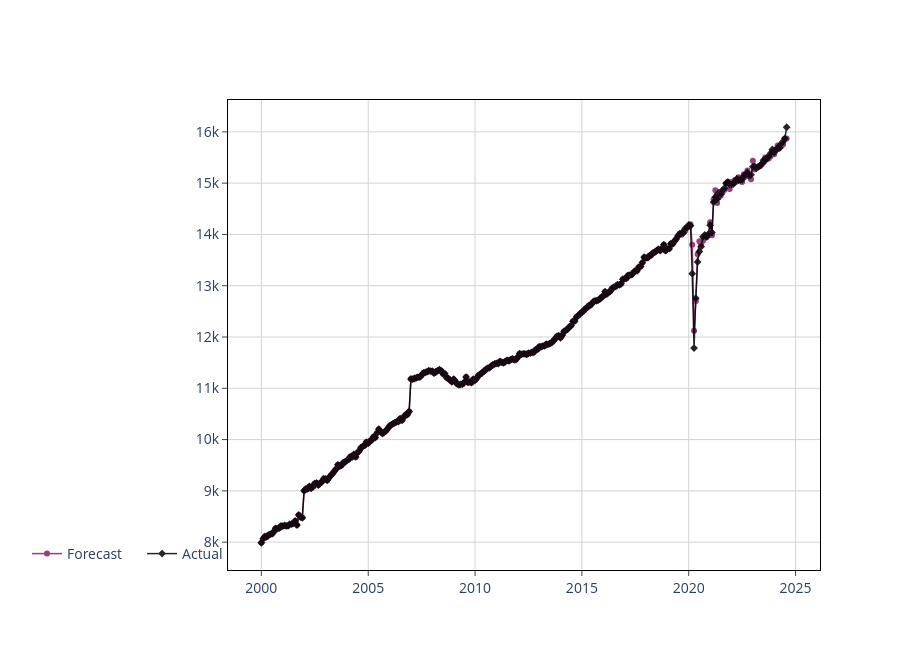

The code cell stored with this chart in its notebook:
### Code cell
ds_spec = pd.read_csv("../data/02_intermediate/variable.csv")
ds = pd.read_parquet("../data/02_intermediate/non_transformed_data.parquet")

Rhat, R, Time, cutoff_date = cast_to_base_unit(ds, best_model_result, ds_spec, series_name)
header = [series_name]
Rhat_df = pd.DataFrame(Rhat, columns=header, index=Time)
R_df = pd.DataFrame(R, columns=header, index=Time)

Z_df = pd.DataFrame(ds[series_name], columns=header, index=Time)

dt = Time
plot_prediction(dt=dt, y_pred=Rhat_df.loc[dt][series_name], y_actual=R_df.loc[dt][series_name], mode="lines+markers")

# print(f"y_pred: {R_df.loc[dt][series_name].item()}, y_actual: {Z_df.loc[dt][series_name].item()}")

### Figure 1 — Plotly figure (JSON) as saved in the notebook; plotly's stock layout.template omitted (floating-point values rounded to 4 significant figures; data arrays with more than 128 entries replaced by an {"elided": "..."} marker saying what was removed)
{"data": [{"line": {"color": "#841E62", "width": 1.5}, "marker": {"size": 6}, "mode": "lines+markers", "name": "Forecast", "opacity": 0.85, "type": "scatter", "x": {"elided": "296 str values"}, "y": {"elided": "296 float values"}}, {"line": {"color": "#000000", "width": 1.5}, "marker": {"size": 6, "symbol": "diamond"}, "mode": "lines+markers", "name": "Actual", "opacity": 0.85, "type": "scatter", "x": {"elided": "296 str values"}, "y": {"elided": "296 float values"}}], "layout": {"autosize": false, "height": 650, "hovermode": "x", "legend": {"bgcolor": "rgba(0, 0, 0, 0)", "bordercolor": "rgba(0, 0, 0, 0)", "font": {"size": 14}, "indentation": 15, "orientation": "h", "x": 0, "xanchor": "right", "y": 0, "yanchor": "auto"}, "plot_bgcolor": "white", "title": {"text": ""}, "width": 900, "xaxis": {"gridcolor": "lightgrey", "linecolor": "black", "mirror": true, "showline": true, "tickfont": {"size": 14}, "ticks": "outside"}, "yaxis": {"gridcolor": "lightgrey", "linecolor": "black", "mirror": true, "showline": true, "tickfont": {"size": 14}, "ticks": "outside", "title": {"text": ""}}}}
